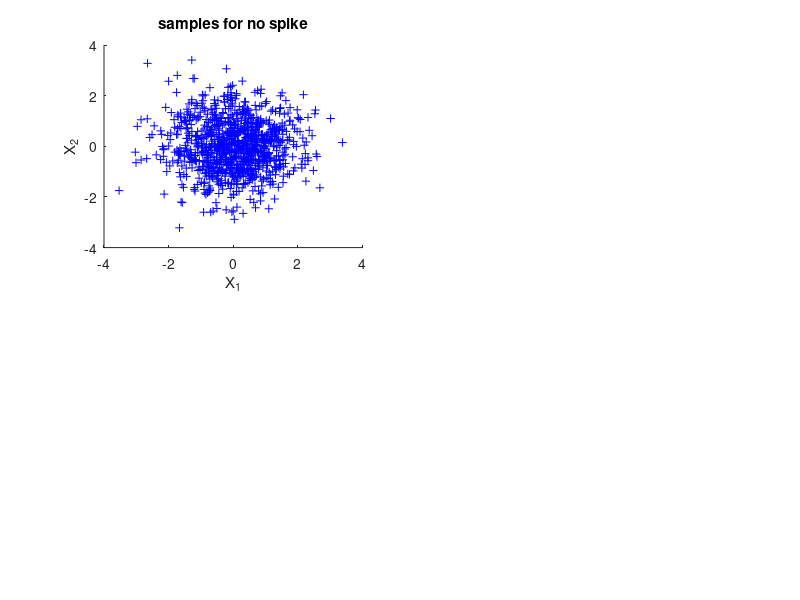

Reproduce this figure in MATLAB. (Note: this script raises an error after producing the figure.)
clear

N1 = 1000
N2 = 1000
dim = 2

%AXIS = [-3.5 3.5 -3.5 3.5]
AXIS = [-4 4 -4 4];


%% generate data
X = randn(N1,dim);

figure(1)
clf
subplot(221)
plot(X(:,1), X(:,2), '+b')
box off

xlabel('X_1')
ylabel('X_2')
title('samples for no spike')

%% calc covariance matrix
Cov = X'*X / N1

hold on; plot_ellipse([0 0], Cov, 'b')

axis(AXIS)

%% introduce filter
%filt = [1 0.5; 0 1]


% suppress along 
R = [cos(pi/4) -sin(pi/4); sin(pi/4) cos(pi/4)]
filt = R'*diag([1 0.5])*R

% filt = diag([1 0.5])
mu_filtered = [1.5, 1]


X_filtered = X*filt';


Cov_filtered = X_filtered'*X_filtered / N1

subplot(222)
plot(mu_filtered(1)+X_filtered(:,1), mu_filtered(2)+X_filtered(:,2), 'or')
box off

xlabel('X_1')
ylabel('X_2')

hold on; plot_ellipse(mu_filtered, Cov_filtered, 'r')

title('samples for spike')

axis(AXIS)

%% eigen analysis
eig0 = svd(Cov)
[U, D, V] = svd(Cov);


eig1 = svd(Cov_filtered)
[U1, D1, V1] = svd(Cov_filtered);

plot_principal_axes(Cov_filtered, mu_filtered)


eig0 ./ eig1


%% anlayze projected components

% project onto eiven vectors (U1)
projected=X_filtered*U1;

vars = var(projected);

subplot(2,2,3)
[count, bin] = hist(projected(:,1));
h1 = bar(bin, count,'facecolor', 'r');
xlabel('PC_1')
ylabel('count of projected values')
box off
title(sprintf('histogram of projected values for PC_1 (var=%.2f)',vars(1)))



subplot(2,2,4)
[count, bin] = hist(projected(:,2));
h2 = bar(bin, count,'facecolor', 'r');
xlabel('PC_2')
ylabel('count of projected values')
box off
title(sprintf('histogram of projected values for PC_2 (var=%.2f)',vars(2)))



set(gcf, 'paperposition', [0 0 20 18])
set(gcf, 'papersize', [20 18])
saveas(gcf, 'simulation1.pdf')
saveas(gcf, 'simulation1.png')


%% plot mixed samples in one image
%subplot(223)
figure(2)
clf; 
subplot(121)
hold on
%plot(X_mix(:,1), X_mix(:,2), 'og')
plot(X(:,1), X(:,2), '+b')
%plot(X_filtered(:,1), X_filtered(:,2), 'or')
plot(mu_filtered(1)+X_filtered(:,1), mu_filtered(2)+X_filtered(:,2), 'or')
box off


plot([0 mu_filtered(1)], [0 mu_filtered(2)], 'k-', 'LineWidth', 3)
text(mu_filtered(1)/2-0.1, mu_filtered(2)/2+0.2, 'STA', 'FontSize',20,  'HorizontalAlignment','right')

plot_ellipse([0 0], Cov, 'b--')
plot_ellipse(mu_filtered, Cov_filtered, 'r--')

axis(AXIS)
axis equal
xlabel('PC_1')
ylabel('PC_2')



subplot(122)
hist(projected)
title('histogram of projected values')
legend (sprintf('PC_1 (var=%.2f)', vars(1)), sprintf('PC_2 (var=%.2f)', vars(2)))
box off


set(gcf, 'paperposition', [0 0 32 10])
set(gcf, 'papersize', [32 10])
saveas(gcf, 'simulation2.pdf')
saveas(gcf, 'simulation2.png')

% %% Mix the dataset 
% 
% lamb = 0.5;
% X_mix = [X; X_filtered];
% Y_mix = [-ones(N1,1); ones(N2,1)];
% %X_mix = (1-lamb)*X + lamb*X_filtered;
% 
% Cov_mix = X_mix'*X_mix / size(X_mix,1)
% 
% eig_2 = svd(Cov_mix)
% 
% 
% subplot(223)
% plot(X_mix(:,1), X_mix(:,2), 'og')
% box off
% 
% hold on; plot_ellipse([0 0], Cov_mix, 'g')
% 
% axis(AXIS)
